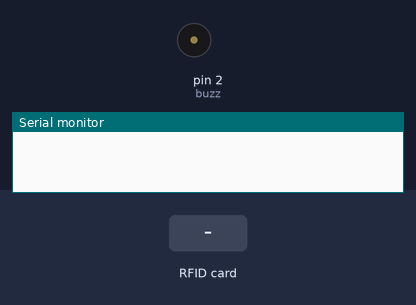
The sketch below on a simulated Arduino Uno, built with avr-gcc and run on an emulated ATmega328P. On the bench: buzzer (waves = sounding, pin HIGH), the last lines printed to the serial monitor. The test bench sets the inputs (shaded band). Pins used as bus, display or sensor lines are not drawn.

Above: at 1.2 s.
1.3 s: RFID card A7 32 89 4B held to the reader
At 1.55 s:
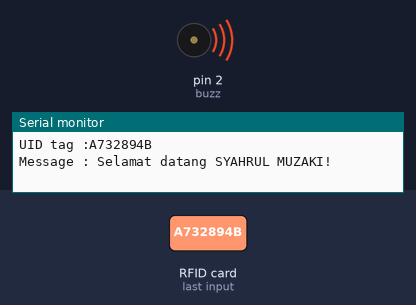
3.1 s: RFID card 05 84 D5 47 90 D1 00 held to the reader
At 4.4 s:
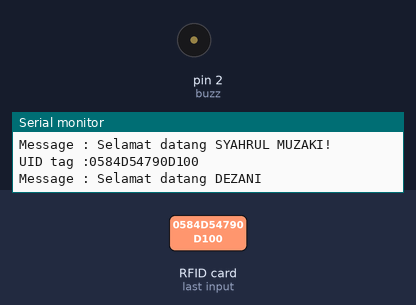
4.7 s: RFID card 5E 7A 19 C4 held to the reader
At 5.5 s:
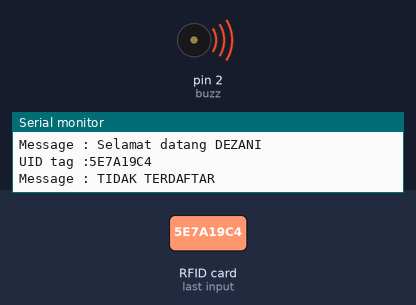
Timing chart, 0 to 7.7 s (numbered marks = the images above; inputs shaded):
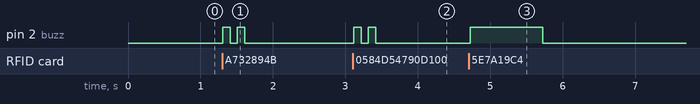

Measured:
- after the input at 1.3 s, pin 2 (buzz): alternates HIGH for 0.10 s and LOW for 0.10 s, 4 changes in all, then stays LOW, starting at once
- after the input at 3.1 s, pin 2 (buzz): alternates HIGH for 0.10 s and LOW for 0.10 s, 4 changes in all, then stays LOW, starting at once
- after the input at 4.7 s, pin 2 (buzz): LOW → HIGH at once, → LOW 1.0 s later

The sketch:

7_Challenge_RFID_Buzzer.ino
```cpp
//Download dan masukan Library MFRC522
#include <SPI.h>
#include <MFRC522.h>


//Inisialisasi pembuatan variable
#define SS_PIN 10
#define RST_PIN 9
int buzz=2;

MFRC522 mfrc522(SS_PIN, RST_PIN);

void setup() {
 //Menentukan Fungsionalitas dari PIN pada Microcontroller
 Serial.begin(9600); //baudrate yang digunakan untuk komunikasi microcontroller dengan komputer
 SPI.begin(); // Initiate SPI bus
 mfrc522.PCD_Init(); // Initiate MFRC522
 pinMode(buzz,OUTPUT);

}

void loop() {
 //Program yang akan dijalankan berulang-ulang
 if ( ! mfrc522.PICC_IsNewCardPresent()) {return;}
 // Select one of the cards
 if ( ! mfrc522.PICC_ReadCardSerial()) {return;}

 //Show UID on serial monitor
 Serial.print("UID tag :");
 String content= "";
 byte letter;
 for (byte i = 0; i < mfrc522.uid.size; i++)
 {
 Serial.print(mfrc522.uid.uidByte[i] < 0x10 ? "0" : "");
 Serial.print(mfrc522.uid.uidByte[i], HEX);
 content.concat(String(mfrc522.uid.uidByte[i] < 0x10 ? "0" : ""));
 content.concat(String(mfrc522.uid.uidByte[i], HEX));
 }
 Serial.println();
 Serial.print("Message : ");
 content.toUpperCase();

 if (content== "A732894B"){//Sesuaikan dengan ID kartu anda
 Serial.println("Selamat datang SYAHRUL MUZAKI!");
 buzzoke();
 }else if(content=="0584D54790D100"){
 Serial.println("Selamat datang DEZANI");
 buzzoke();
 }else{
 Serial.println("TIDAK TERDAFTAR");
 buzzgagal();
}
}
void buzzoke(){
 digitalWrite(buzz,HIGH);
 delay(100);
 digitalWrite(buzz,LOW);
 delay(100);
 digitalWrite(buzz,HIGH);
 delay(100);
 digitalWrite(buzz,LOW);
 delay(100);
}

void buzzgagal(){
 digitalWrite(buzz,HIGH);
 delay(1000);
 digitalWrite(buzz,LOW);
}
```
